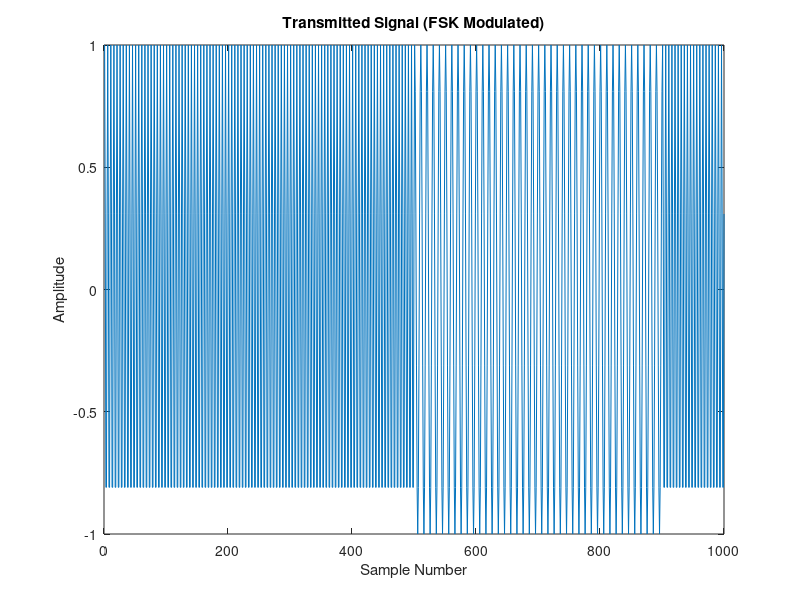
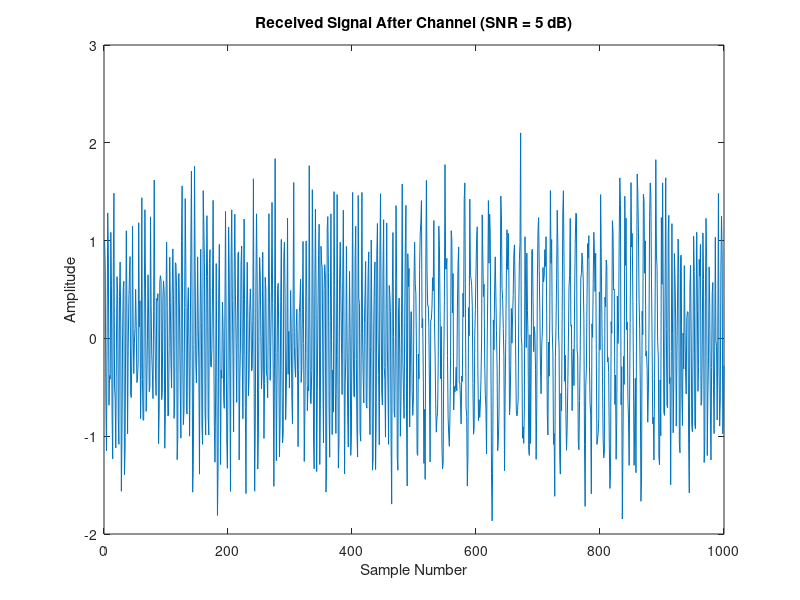
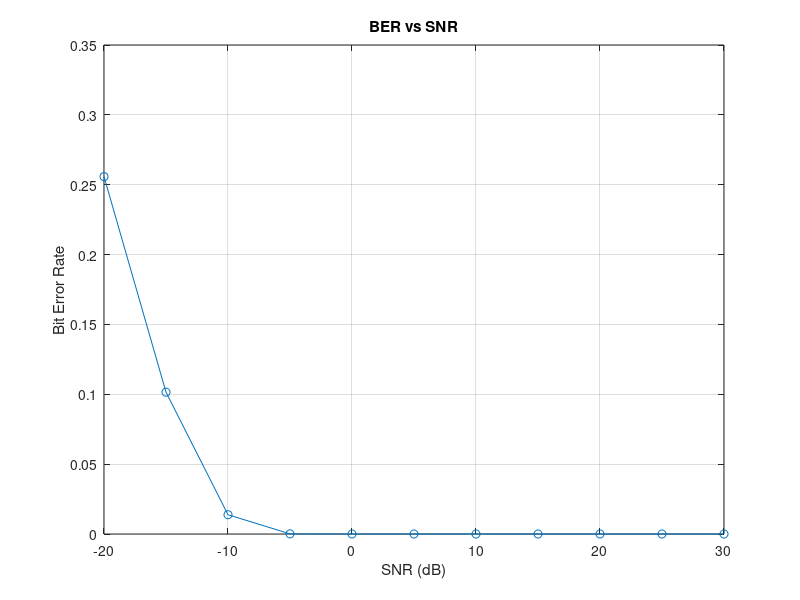

Write the MATLAB code that produced these figures, in order. (Note: a time limit stopped this script after it produced the figures.)
%% Step 1: Setup Parameters 
% Define the system parameters for the simulation. 
fs = 10000;             % Sampling frequency (Hz) 
symbol_duration = 0.01; % Duration of each symbol (seconds) 
f0 = 1000;              % Frequency for binary '0' (Hz) 
f1 = 2000;              % Frequency for binary '1' (Hz) 
data_length = 10000;    % Number of bits to transmit 
snr_values = -20:5:30;  % SNR values for analysis 
 
%% Step 2: Generate Random Binary Data 
% Generate a random sequence of binary data for transmission. 
data = randi([0 1], 1, data_length); % Generate random binary data 
 
%% Step 3: Modulate Data Using Frequency Shift Keying (FSK) 
% Modulate the binary data using Frequency Shift Keying (FSK) technique. 
 
% Create a time vector for one symbol duration. 
t = 0:1/fs:symbol_duration-1/fs;  
 
% Initialize the modulated signal. 
modulated_signal = [];  
 
% Modulate each bit of the data sequence. 
for bit = data 
    if bit == 0 
        modulated_signal = [modulated_signal, cos(2*pi*f0*t)]; % FSK for '0' 
    else 
        modulated_signal = [modulated_signal, cos(2*pi*f1*t)]; % FSK for '1' 
    end 
end 
 
% Plot the modulated signal (Transmitted Signal). 
figure; 
plot(modulated_signal(1:1000)); % Plot first 1000 samples 
title('Transmitted Signal (FSK Modulated)'); 
6 
 
xlabel('Sample Number'); 
ylabel('Amplitude'); 
saveas(gcf, 'Transmitted_Signal.png'); 
 
%% Step 4: Analyze System Performance with Different SNR Levels 
% Analyze the system performance by adding noise and evaluating the Bit Error Rate (BER) for various SNR levels. 
 
% Initialize arrays to store BER values and received signals. 
ber_values = [];       % Store BER for each SNR level 
received_signals = {}; % Store received signals for each SNR level 
 
% Loop over each SNR value to analyze performance. 
for snr = snr_values 
    % Add noise to the modulated signal with the current SNR. 
    noisy_signal = awgn(modulated_signal, snr, 'measured'); % Ensure 'measured' is used 
    received_signals{end+1} = noisy_signal; % Store the noisy signal 
 
    % Demodulate the noisy signal. 
    demodulated_data_snr = []; 
    for i = 1:symbol_duration*fs:length(noisy_signal) - symbol_duration*fs 
        segment = noisy_signal(i:i+symbol_duration*fs-1); % Extract one symbol duration 
 
        % Calculate the energy in each frequency band. 
        energy_f0 = sum(segment .* cos(2*pi*f0*t)) / length(segment); 
        energy_f1 = sum(segment .* cos(2*pi*f1*t)) / length(segment); 
 
        % Decide based on which frequency has more energy. 
        if energy_f1 > energy_f0 
            demodulated_data_snr = [demodulated_data_snr, 1]; 
        else 
            demodulated_data_snr = [demodulated_data_snr, 0]; 
        end 
    end 
 
    % Ensure demodulated_data_snr is the same length as data. 
7 
 
    if length(demodulated_data_snr) > data_length 
        demodulated_data_snr = demodulated_data_snr(1:data_length); 
    elseif length(demodulated_data_snr) < data_length 
        demodulated_data_snr = [demodulated_data_snr, zeros(1, data_length - length(demodulated_data_snr))]; 
    end 
 
    % Calculate BER for the current SNR level. 
    errors_snr = sum(data ~= demodulated_data_snr); 
    ber_snr = errors_snr / length(data); 
    ber_values = [ber_values, ber_snr]; 
end 
 
% Plot a representative received signal (e.g., for the middle SNR value). 
middle_snr_index = ceil(length(snr_values) / 2); 
figure; 
plot(received_signals{middle_snr_index}(1:1000)); % Plot first 1000 samples of the received signal 
title(['Received Signal After Channel (SNR = ', num2str(snr_values(middle_snr_index)), ' dB)']); 
xlabel('Sample Number'); 
ylabel('Amplitude'); 
saveas(gcf, 'Received_Signal.png'); 
 
% Plot BER vs SNR. 
figure; 
plot(snr_values, ber_values, '-o'); 
title('BER vs SNR'); 
xlabel('SNR (dB)'); 
ylabel('Bit Error Rate'); 
grid on; 
saveas(gcf, 'BER_vs_SNR.png'); 
 
% Save BER vs SNR results to Excel. 
results_table = table(snr_values', ber_values', 'VariableNames', {'SNR (dB)', 'BER'}); 
writetable(results_table, 'BER_vs_SNR_results.xlsx'); 
disp('BER vs SNR results logged to BER_vs_SNR_results.xlsx'); 
